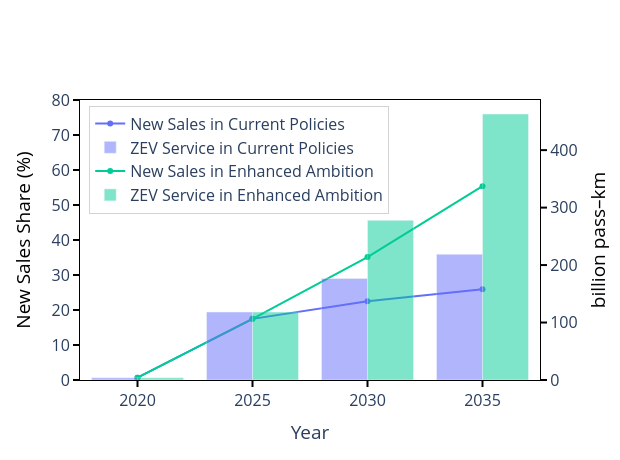

Notebook code for this chart:
### Code cell
# Build figures
fig_passenger = go.Figure()
for scen in SCENARIOS:
    add_dual_series_from_split(
        fig_passenger,
        df_share=serShare.reset_index().rename(columns={'value': 'share_percent'}),
        df_service=df_service_agg,
        units_filter=UNITS_PASSENGER,
        scenario=scen,
        left_name="New Sales",
        right_name="ZEV Service"
    )
base_layout(fig_passenger, y2_title="billion pass–km", width=620, height=460, legend_pos="h")
# keep your y1 range/legend tweaks...

fig_passenger.update_layout(
    yaxis=dict(
        title=dict(text="New Sales Share (%)", font=dict(color="black")),
        range=[0, 80],  # <- yaxis1 범위 지정
        showticklabels=True,
        ticks="outside",
        ticklen=6, tickwidth=2, tickcolor="black",
        showline=True, linecolor="black", linewidth=1,
        dtick=10, mirror=True
    ),
    yaxis2=dict(
        title=dict(text="billion pass–km", font=dict(color="black")),
        tickcolor="black", ticklen=6, tickwidth=2, ticks="outside",
        overlaying="y", side="right",
        showline=True, linecolor="black", linewidth=1
    ),
    legend=dict(
        x=0.02,       # 왼쪽 여백 (0=완전 왼쪽)
        y=0.98,       # 위쪽 여백 (1=완전 위)
        xanchor="left",
        yanchor="top",
        bgcolor="rgba(255,255,255,0.6)",
        bordercolor="lightgray",
        borderwidth=1,
        orientation="v"  # 세로 정렬
    )
)

pio.write_image(fig_passenger, "./fig/pass.png", width=620, height=460, scale=2)
fig_passenger

### Figure 1 — Plotly figure (JSON) as saved in the notebook; plotly's stock layout.template omitted (floating-point values rounded to 4 significant figures)
{"data": [{"line": {"color": "#636EFA"}, "mode": "lines+markers", "name": "New Sales in Current Policies", "type": "scatter", "x": [2020, 2025, 2030, 2035], "y": [0.6719, 17.47, 22.49, 25.91], "yaxis": "y"}, {"marker": {"color": "#636EFA"}, "name": "ZEV Service in Current Policies", "opacity": 0.5, "type": "bar", "x": [2020, 2025, 2030, 2035], "y": [3.982, 118.3, 176.7, 218.9], "yaxis": "y2"}, {"line": {"color": "#00CC96"}, "mode": "lines+markers", "name": "New Sales in Enhanced Ambition", "type": "scatter", "x": [2020, 2025, 2030, 2035], "y": [0.6719, 17.47, 35.14, 55.39], "yaxis": "y"}, {"marker": {"color": "#00CC96"}, "name": "ZEV Service in Enhanced Ambition", "opacity": 0.5, "type": "bar", "x": [2020, 2025, 2030, 2035], "y": [3.982, 118.3, 277.8, 462.9], "yaxis": "y2"}], "layout": {"barmode": "group", "font": {"size": 16}, "height": 460, "legend": {"bgcolor": "rgba(255,255,255,0.6)", "bordercolor": "lightgray", "borderwidth": 1, "orientation": "v", "x": 0.02, "xanchor": "left", "y": 0.98, "yanchor": "top"}, "paper_bgcolor": "white", "plot_bgcolor": "white", "width": 620, "xaxis": {"linecolor": "black", "linewidth": 1, "mirror": true, "showline": true, "showticklabels": true, "tickcolor": "black", "ticklen": 6, "ticks": "outside", "tickwidth": 2, "title": {"text": "Year"}}, "yaxis": {"dtick": 10, "linecolor": "black", "linewidth": 1, "mirror": true, "range": [0, 80], "showline": true, "showticklabels": true, "tickcolor": "black", "ticklen": 6, "ticks": "outside", "tickwidth": 2, "title": {"font": {"color": "black"}, "text": "New Sales Share (%)"}}, "yaxis2": {"linecolor": "black", "linewidth": 1, "overlaying": "y", "showline": true, "side": "right", "tickcolor": "black", "ticklen": 6, "ticks": "outside", "tickwidth": 2, "title": {"font": {"color": "black"}, "text": "billion pass–km"}}}}
